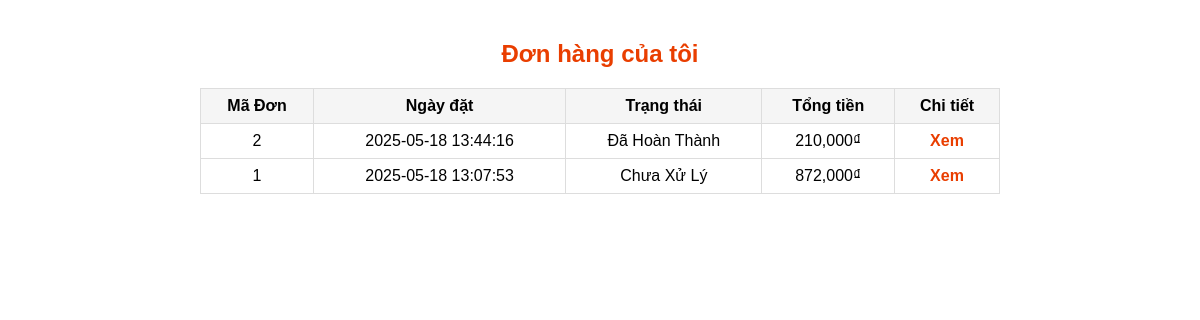
Screenshot of /Hamburger/donhang_khachhang.php?id=7 with the database file from the repository.
### tables this page shows
CREATE TABLE IF NOT EXISTS `donhang` (
  `MaDonHang` int(11) NOT NULL AUTO_INCREMENT,
  `MaNguoiDung` int(11) NOT NULL,
  `NgayDatHang` timestamp NOT NULL DEFAULT CURRENT_TIMESTAMP,
  `TrangThai` enum('Chưa Xử Lý','Đang Xử Lý','Đã Hoàn Thành') NOT NULL DEFAULT 'Chưa Xử Lý',
  `TongTien` decimal(12,2) NOT NULL,
  PRIMARY KEY (`MaDonHang`),
  KEY `MaNguoiDung` (`MaNguoiDung`)
);

### Hamburger/donhang_khachhang.php (the view, shortened to what this page needs)
<?php
require 'cauhinh.php';
$maND = isset($_GET['id'])
      ? intval($_GET['id'])
      : (isset($_SESSION['MaND'])?$_SESSION['MaND']:0);
$stmt = $connect->prepare(
  "SELECT MaDonHang, NgayDatHang, TrangThai, TongTien
   FROM donhang
   WHERE MaNguoiDung = ?
   ORDER BY NgayDatHang DESC"
);
$stmt->bind_param("i",$maND);
$stmt->execute();
$orders = $stmt->get_result();
?>
<div class="order-list">
  <h2>Đơn hàng của tôi</h2>
  <?php if($orders->num_rows===0): ?>
    <p style="text-align:center;color:#c00;">Bạn chưa có đơn hàng nào.</p>
  <?php else: ?>
    <table>
      <tr>
        <th>Mã Đơn</th>
        <th>Ngày đặt</th>
        <th>Trạng thái</th>
        <th>Tổng tiền</th>
        <th>Chi tiết</th>
      </tr>
      <?php while($o=$orders->fetch_assoc()): ?>
      <tr>
        <td><?php echo $o['MaDonHang']; ?></td>
        <td><?php echo $o['NgayDatHang']; ?></td>
        <td><?php echo $o['TrangThai']; ?></td>
        <td><?php echo number_format($o['TongTien']); ?>₫</td>
        <td>
          <a href="index.php?do=donhang_chitiet&madon=<?php echo $o['MaDonHang']; ?>&id=<?php echo $maND; ?>"
             class="view-detail">Xem</a>
        </td>
      </tr>
      <?php endwhile; ?>
    </table>
  <?php endif; ?>
</div>

### Hamburger/donhang_khachhang.php (style rules this page uses)
.order-list { max-width:800px; margin:40px auto; font-family:Arial; }
.order-list h2 { text-align:center;color:#e93e00; }
.order-list table { width:100%;border-collapse:collapse;margin-top:20px; }
.order-list th,td { padding:8px 6px;text-align:center;border:1px solid #ddd; }
.order-list th { background:#f5f5f5; }
.view-detail { color:#e93e00;text-decoration:none;font-weight:bold; }

### rows the page displays
donhang: MaDonHang "2", NgayDatHang "2025-05-18 13:44:16", TrangThai "Đã Hoàn Thành", TongTien "210,000"
donhang: MaDonHang "1", NgayDatHang "2025-05-18 13:07:53", TrangThai "Chưa Xử Lý", TongTien "872,000"
